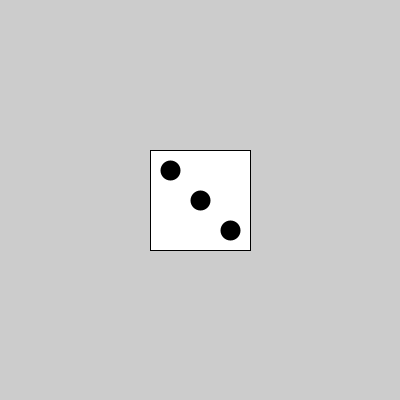
Frame 1 (no input)
Frame 60 (the mouse pressed at the canvas centre just before this capture): identical to frame 1, image omitted
Frame 120 (the mouse held since frame 60 and released just before this capture): identical to frame 1, image omitted

The Processing sketch that drew this single still picture (run headless with seeded random() and noise(); from frame 60 on, the mouse is pressed at the canvas centre):

// Processing sketch: HUD
// ── HUD.pde
private Dado dado;

public void setup(){
 size(400, 400);
 
 
 
 
 dado = new Dado();
 dado.setposicion(new PVector (width/2, height/2));  
 dado.setlado(100);  
  
}
public void draw(){
  dado.tirarDado();
  dado.dibujar();
  
}
/*
public void keyPressed(){
 if(key == 'a'){
   println("la presiono");
   dado.tirardado();
   dado.dibujar(); 
  
}*/

// ── Dado.pde
class Dado{
 private int valor;
 private int lado;
 private PVector posicion;
 
 
 
 public Dado(){
  }
  public void dibujar(){
   rectMode(CENTER);
   strokeWeight(1);
   square(this.posicion.x, this.posicion.y, this.lado);
   switch(this.valor){
     case 1:{
       strokeWeight(20);
       point(this.posicion.x, this.posicion.y);
       break;
     }
      case 2:{
       strokeWeight(20);
       point(this.posicion.x-30, this.posicion.y-30);
       point(this.posicion.x+30, this.posicion.y+30);
       break;
     }
      case 3:{
       strokeWeight(20);
       point(this.posicion.x-30, this.posicion.y-30);
       point(this.posicion.x, this.posicion.y);
       point(this.posicion.x+30, this.posicion.y+30);
       break;
     }
     
     
     
   }//fin switch

   
 }
 
 public void setposicion(PVector posicion){
  this.posicion=posicion;
   
   
 }
 
 public void setlado(int lado){
     this.lado=lado;
 }
 
  public void tirarDado(){
   this.valor=3; //int (random(1,7));
     
 }

 
 
 
 
 
 
 
 
}// fin dado
 
 
 
 
  
 
 
